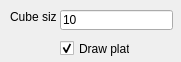
<?xml version="1.0" encoding="UTF-8"?>
<ui version="4.0">
 <class>CubeCuttingOutWidget</class>
 <widget class="QWidget" name="CubeCuttingOutWidget">
  <property name="geometry">
   <rect>
    <x>0</x>
    <y>0</y>
    <width>181</width>
    <height>62</height>
   </rect>
  </property>
  <property name="windowTitle">
   <string>Form</string>
  </property>
  <widget class="QLineEdit" name="CubeSize">
   <property name="geometry">
    <rect>
     <x>60</x>
     <y>10</y>
     <width>113</width>
     <height>20</height>
    </rect>
   </property>
   <property name="text">
    <string>10</string>
   </property>
  </widget>
  <widget class="QCheckBox" name="DrawPlates">
   <property name="geometry">
    <rect>
     <x>60</x>
     <y>40</y>
     <width>70</width>
     <height>17</height>
    </rect>
   </property>
   <property name="text">
    <string>Draw plates</string>
   </property>
   <property name="checked">
    <bool>true</bool>
   </property>
  </widget>
  <widget class="QLabel" name="label">
   <property name="geometry">
    <rect>
     <x>10</x>
     <y>10</y>
     <width>47</width>
     <height>13</height>
    </rect>
   </property>
   <property name="text">
    <string>Cube size</string>
   </property>
  </widget>
 </widget>
 <resources/>
 <connections/>
</ui>
